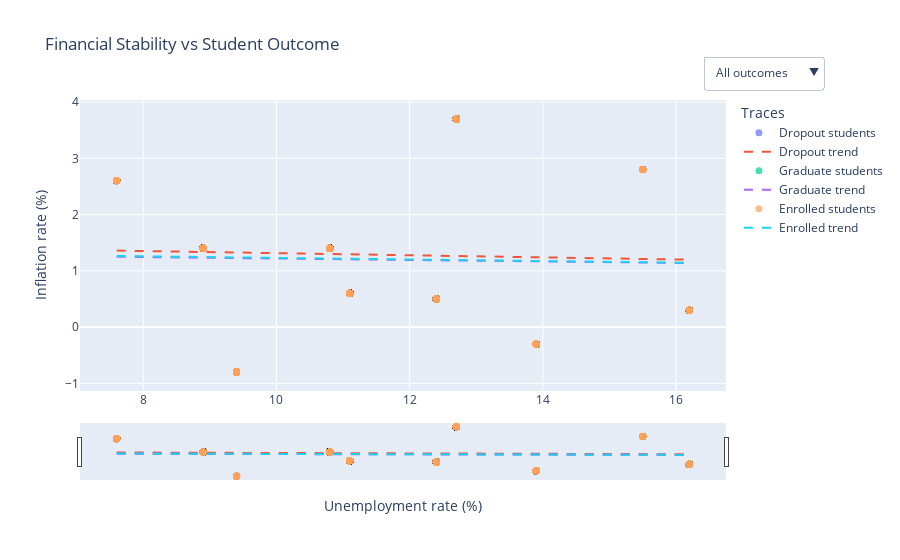

The cell this chart's notebook holds for it:
### Code cell
# Make sure the necessary columns exist
required_cols_viz1 = ["Unemployment rate", "Inflation rate", "GDP", "Target"]
for c in required_cols_viz1:
    if c not in df.columns:
        print(f"Missing column for viz1:", c)

targets = df["Target"].dropna().unique()

fig1 = go.Figure()
trace_meta = []  # keep track of which trace belongs to which target and type

for t in targets:
    sub = df[df["Target"] == t].copy()
    
    # Scatter points
    fig1.add_trace(
        go.Scatter(
            x=sub["Unemployment rate"],
            y=sub["Inflation rate"],
            mode="markers",
            name=f"{t} students",
            marker=dict(size=7, opacity=0.7),
            customdata=np.stack([sub["GDP"], sub["Target"]], axis=-1),
            hovertemplate=(
                "Unemployment: %{x}%<br>"
                "Inflation: %{y}%<br>"
                "GDP: %{customdata[0]}<br>"
                "Outcome: %{customdata[1]}<extra></extra>"
            )
        )
    )
    trace_meta.append(("scatter", t))
    
    # Trend line (simple linear regression of Inflation vs Unemployment)
    if len(sub) > 1:
        x = sub["Unemployment rate"].values
        y = sub["Inflation rate"].values
        m, b = np.polyfit(x, y, 1)  # y = m x + b
        x_line = np.linspace(x.min(), x.max(), 50)
        y_line = m * x_line + b
        
        fig1.add_trace(
            go.Scatter(
                x=x_line,
                y=y_line,
                mode="lines",
                name=f"{t} trend",
                line=dict(dash="dash"),
                hovertemplate=f"{t} trend line<extra></extra>"
            )
        )
        trace_meta.append(("line", t))

# Build dropdown buttons for filtering by outcome
num_traces = len(fig1.data)
buttons = []

# Button 0: show all
buttons.append(
    dict(
        label="All outcomes",
        method="update",
        args=[
            {"visible": [True] * num_traces},
            {"title": "Financial Stability vs Student Outcome (All)"}
        ]
    )
)

# One button per Target
for t in targets:
    visible = []
    for (ttype, ttarget) in trace_meta:
        visible.append(ttarget == t)
    buttons.append(
        dict(
            label=f"{t} only",
            method="update",
            args=[
                {"visible": visible},
                {"title": f"Financial Stability vs Student Outcome ({t} only)"}
            ]
        )
    )

fig1.update_layout(
    title="Financial Stability vs Student Outcome",
    xaxis_title="Unemployment rate (%)",
    yaxis_title="Inflation rate (%)",
    legend_title="Traces",
    hovermode="closest",
    updatemenus=[
        dict(
            type="dropdown",
            x=1.15,
            y=1.15,
            showactive=True,
            active=0,
            buttons=buttons
        )
    ]
)

# Add a range slider on the x-axis for fun zooming/selection
fig1.update_xaxes(rangeslider=dict(visible=True))



fig1.show()

### Figure 1 — Plotly figure (JSON) as saved in the notebook; plotly's stock layout.template omitted (floating-point values rounded to 4 significant figures; data arrays with more than 128 entries replaced by an {"elided": "..."} marker saying what was removed)
{"data": [{"customdata": {"elided": "1421x2 mixed values"}, "hovertemplate": "Unemployment: %{x}%<br>Inflation: %{y}%<br>GDP: %{customdata[0]}<br>Outcome: %{customdata[1]}<extra></extra>", "marker": {"opacity": 0.7, "size": 7}, "mode": "markers", "name": "Dropout students", "type": "scatter", "x": {"elided": "1421 float values"}, "y": {"elided": "1421 float values"}}, {"hovertemplate": "Dropout trend line<extra></extra>", "line": {"dash": "dash"}, "mode": "lines", "name": "Dropout trend", "type": "scatter", "x": [7.6, 7.776, 7.951, 8.127, 8.302, 8.478, 8.653, 8.829, 9.004, 9.18, 9.355, 9.531, 9.706, 9.882, 10.06, 10.23, 10.41, 10.58, 10.76, 10.93, 11.11, 11.29, 11.46, 11.64, 11.81, 11.99, 12.16, 12.34, 12.51, 12.69, 12.87, 13.04, 13.22, 13.39, 13.57, 13.74, 13.92, 14.09, 14.27, 14.44, 14.62, 14.8, 14.97, 15.15, 15.32, 15.5, 15.67, 15.85, 16.02, 16.2], "y": [1.359, 1.356, 1.353, 1.349, 1.346, 1.343, 1.34, 1.336, 1.333, 1.33, 1.326, 1.323, 1.32, 1.316, 1.313, 1.31, 1.307, 1.303, 1.3, 1.297, 1.293, 1.29, 1.287, 1.284, 1.28, 1.277, 1.274, 1.27, 1.267, 1.264, 1.261, 1.257, 1.254, 1.251, 1.247, 1.244, 1.241, 1.238, 1.234, 1.231, 1.228, 1.224, 1.221, 1.218, 1.214, 1.211, 1.208, 1.205, 1.201, 1.198]}, {"customdata": {"elided": "2209x2 mixed values"}, "hovertemplate": "Unemployment: %{x}%<br>Inflation: %{y}%<br>GDP: %{customdata[0]}<br>Outcome: %{customdata[1]}<extra></extra>", "marker": {"opacity": 0.7, "size": 7}, "mode": "markers", "name": "Graduate students", "type": "scatter", "x": {"elided": "2209 float values"}, "y": {"elided": "2209 float values"}}, {"hovertemplate": "Graduate trend line<extra></extra>", "line": {"dash": "dash"}, "mode": "lines", "name": "Graduate trend", "type": "scatter", "x": [7.6, 7.776, 7.951, 8.127, 8.302, 8.478, 8.653, 8.829, 9.004, 9.18, 9.355, 9.531, 9.706, 9.882, 10.06, 10.23, 10.41, 10.58, 10.76, 10.93, 11.11, 11.29, 11.46, 11.64, 11.81, 11.99, 12.16, 12.34, 12.51, 12.69, 12.87, 13.04, 13.22, 13.39, 13.57, 13.74, 13.92, 14.09, 14.27, 14.44, 14.62, 14.8, 14.97, 15.15, 15.32, 15.5, 15.67, 15.85, 16.02, 16.2], "y": [1.25, 1.248, 1.245, 1.243, 1.241, 1.239, 1.236, 1.234, 1.232, 1.23, 1.227, 1.225, 1.223, 1.221, 1.218, 1.216, 1.214, 1.211, 1.209, 1.207, 1.205, 1.202, 1.2, 1.198, 1.196, 1.193, 1.191, 1.189, 1.187, 1.184, 1.182, 1.18, 1.178, 1.175, 1.173, 1.171, 1.169, 1.166, 1.164, 1.162, 1.16, 1.157, 1.155, 1.153, 1.151, 1.148, 1.146, 1.144, 1.142, 1.139]}, {"customdata": {"elided": "794x2 mixed values"}, "hovertemplate": "Unemployment: %{x}%<br>Inflation: %{y}%<br>GDP: %{customdata[0]}<br>Outcome: %{customdata[1]}<extra></extra>", "marker": {"opacity": 0.7, "size": 7}, "mode": "markers", "name": "Enrolled students", "type": "scatter", "x": {"elided": "794 float values"}, "y": {"elided": "794 float values"}}, {"hovertemplate": "Enrolled trend line<extra></extra>", "line": {"dash": "dash"}, "mode": "lines", "name": "Enrolled trend", "type": "scatter", "x": [7.6, 7.776, 7.951, 8.127, 8.302, 8.478, 8.653, 8.829, 9.004, 9.18, 9.355, 9.531, 9.706, 9.882, 10.06, 10.23, 10.41, 10.58, 10.76, 10.93, 11.11, 11.29, 11.46, 11.64, 11.81, 11.99, 12.16, 12.34, 12.51, 12.69, 12.87, 13.04, 13.22, 13.39, 13.57, 13.74, 13.92, 14.09, 14.27, 14.44, 14.62, 14.8, 14.97, 15.15, 15.32, 15.5, 15.67, 15.85, 16.02, 16.2], "y": [1.264, 1.261, 1.259, 1.256, 1.254, 1.251, 1.249, 1.246, 1.244, 1.241, 1.239, 1.236, 1.234, 1.231, 1.229, 1.226, 1.224, 1.221, 1.219, 1.216, 1.214, 1.212, 1.209, 1.207, 1.204, 1.202, 1.199, 1.197, 1.194, 1.192, 1.189, 1.187, 1.184, 1.182, 1.179, 1.177, 1.174, 1.172, 1.169, 1.167, 1.164, 1.162, 1.159, 1.157, 1.154, 1.152, 1.149, 1.147, 1.145, 1.142]}], "layout": {"hovermode": "closest", "legend": {"title": {"text": "Traces"}}, "title": {"text": "Financial Stability vs Student Outcome"}, "updatemenus": [{"active": 0, "buttons": [{"args": [{"visible": [true, true, true, true, true, true]}, {"title": "Financial Stability vs Student Outcome (All)"}], "label": "All outcomes", "method": "update"}, {"args": [{"visible": [true, true, false, false, false, false]}, {"title": "Financial Stability vs Student Outcome (Dropout only)"}], "label": "Dropout only", "method": "update"}, {"args": [{"visible": [false, false, true, true, false, false]}, {"title": "Financial Stability vs Student Outcome (Graduate only)"}], "label": "Graduate only", "method": "update"}, {"args": [{"visible": [false, false, false, false, true, true]}, {"title": "Financial Stability vs Student Outcome (Enrolled only)"}], "label": "Enrolled only", "method": "update"}], "showactive": true, "type": "dropdown", "x": 1.15, "y": 1.15}], "xaxis": {"rangeslider": {"visible": true}, "title": {"text": "Unemployment rate (%)"}}, "yaxis": {"title": {"text": "Inflation rate (%)"}}}}
